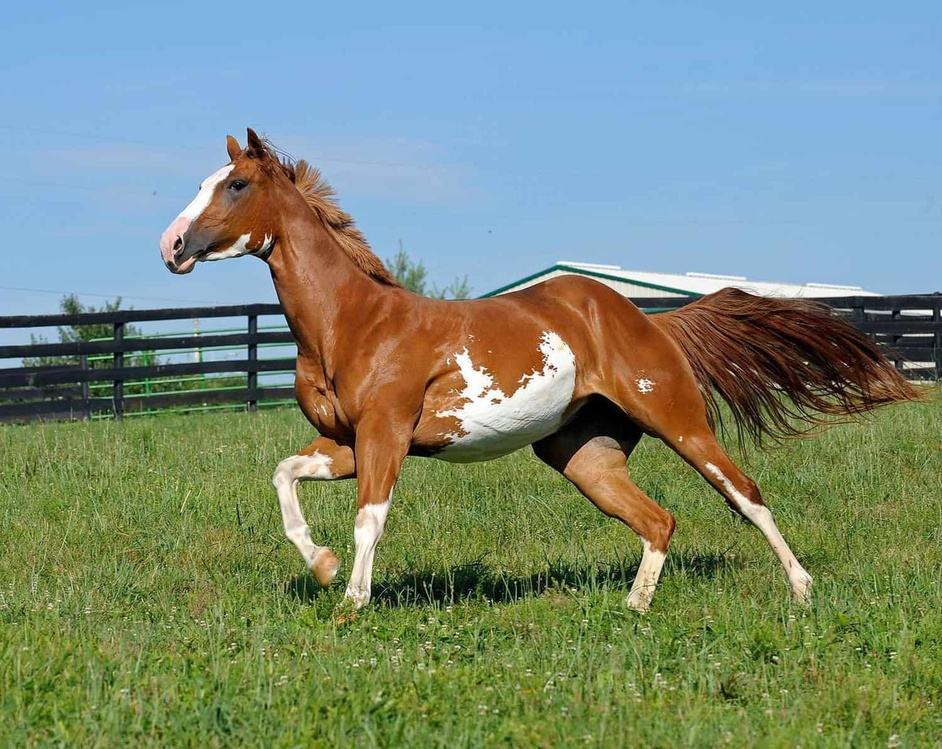
#> input picture mosaic/scripts/horse.jpg, 942 x 749 px, shrunk from 1500 x 1192 before the run
$ python divide.py horse.jpg
#> lines starting #> are read from the running program, lines starting #| are printed output that depends on the picture
from PIL import Image
import argparse
import os.path as path

def main():
    parser = argparse.ArgumentParser(
        description='Divide an image into equally sized "sub-images"')
    parser.add_argument('filename', help='image file to divide')
    parser.add_argument(
        '--rows', '-r',
        type=int, default=2,
        help='number of vertical divisions'
    )
    parser.add_argument(
        '--cols', '-c',
        type=int, default=3,
        help='number of horizontal divisions'
    )
    args = parser.parse_args()

    filename, extension = path.splitext(args.filename)

    im = Image.open(args.filename)
#> im is the input picture: PIL image 942x749 RGB; mean R, G, B 123.5, 140.3, 121.8
    width, height = im.size
#> width = 942; height = 749

    for r in range(args.rows):
        upper = (r / args.rows) * height
        lower = ((r + 1) / args.rows) * height
        for c in range(args.cols):
            left = (c / args.cols) * width
            right = ((c + 1) / args.cols) * width
            sub_im = im.crop((left, upper, right, lower))
            sub_im.save('{}_{}_{}.{}'.format(filename, r, c, extension))
#> this loop made 2 passes
#> pass 1, in main, `sub_im.save('{}_{}_{}.{}'.format(filename, r, c, extension))`:
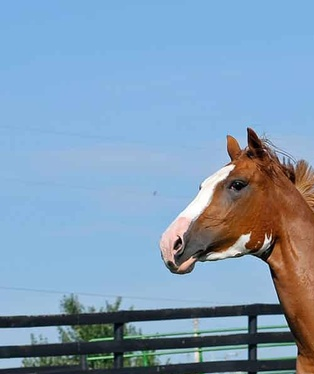
#> saved as horse_0_0..jpg: PIL image 314x374 RGB; mean R, G, B 128.4, 155.9, 181.2
#> pass 1, in main, `sub_im.save('{}_{}_{}.{}'.format(filename, r, c, extension))`:
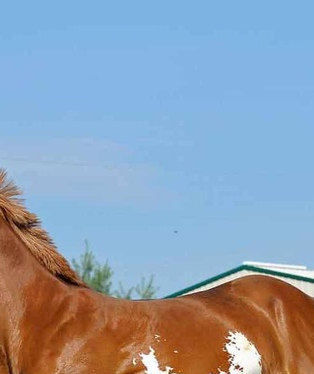
#> saved as horse_0_1..jpg: PIL image 314x374 RGB; mean R, G, B 143.9, 159, 176.7
#> pass 1, in main, `sub_im.save('{}_{}_{}.{}'.format(filename, r, c, extension))`:
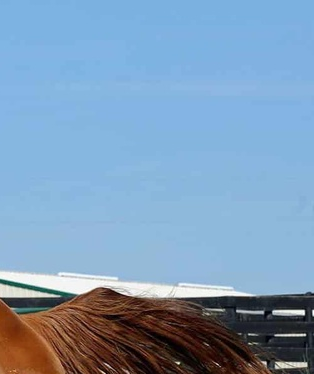
#> saved as horse_0_2..jpg: PIL image 314x374 RGB; mean R, G, B 126.5, 156.2, 184.3
#> pass 2, in main, `sub_im.save('{}_{}_{}.{}'.format(filename, r, c, extension))`:
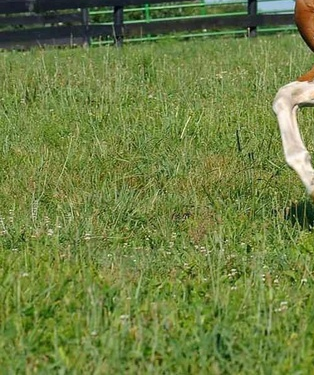
#> saved as horse_1_0..jpg: PIL image 314x375 RGB; mean R, G, B 110.8, 128.4, 66.1
#> after the loop:
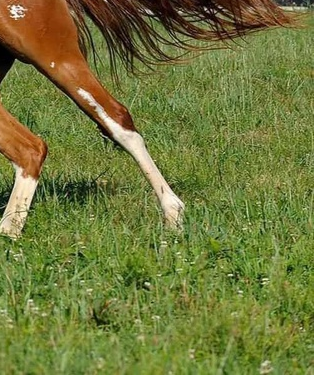
#> sub_im: PIL image 314x375 RGB; mean R, G, B 113.3, 120.5, 58.3

if __name__ == '__main__':
    main()
